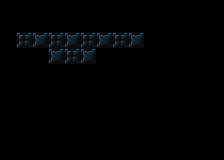

A 2D game scene composited from a Tiled map and its tileset images. What follows is a short description and the map's XML, with every tile layer's data as written:
An orthogonal 14x10 tile map with 16x16 px tiles, 1 tile layer (background) and 24 objects (19x tile, moveable_tile, bomb, destructible, finish_tile, ...).

<map version="1.4" tiledversion="1.4.3" orientation="orthogonal" renderorder="right-down" width="14" height="10" tilewidth="16" tileheight="16" infinite="0" nextlayerid="6" nextobjectid="108">
 <properties>
  <property name="display_name" value="bombs countdown y'know" />
  <property name="next_level" value="./data/levels/tmx/L18-BombBasic3.tmx" />
  <property name="player_bomb_count" value="0" />
 </properties>
 <tileset firstgid="1" name="newtiledsheet" tilewidth="16" tileheight="16" tilecount="180" columns="9">
  <image source="../../newtiledsheet.png" width="144" height="320" />
  <tile id="0">
   <properties>
    <property name="destructable" value="" />
    <property name="solid" value="1" />
   </properties>
  </tile>
  <tile id="1">
   <properties>
    <property name="destructable" value="" />
    <property name="solid" value="1" />
   </properties>
  </tile>
  <tile id="2">
   <properties>
    <property name="destructable" value="" />
    <property name="solid" value="1" />
   </properties>
  </tile>
  <tile id="3">
   <properties>
    <property name="destructable" value="" />
    <property name="solid" value="1" />
   </properties>
  </tile>
  <tile id="4">
   <properties>
    <property name="destructable" value="" />
    <property name="solid" value="" />
   </properties>
  </tile>
  <tile id="9">
   <properties>
    <property name="destructable" value="" />
    <property name="solid" value="1" />
   </properties>
  </tile>
  <tile id="10">
   <properties>
    <property name="destructable" value="" />
    <property name="solid" value="1" />
   </properties>
  </tile>
  <tile id="11">
   <properties>
    <property name="destructable" value="" />
    <property name="solid" value="1" />
   </properties>
  </tile>
  <tile id="12">
   <properties>
    <property name="destructable" value="" />
    <property name="solid" value="1" />
   </properties>
  </tile>
  <tile id="13">
   <properties>
    <property name="destructable" value="" />
    <property name="solid" value="" />
   </properties>
  </tile>
  <tile id="18">
   <properties>
    <property name="destructable" value="" />
    <property name="solid" value="" />
   </properties>
  </tile>
  <tile id="19">
   <properties>
    <property name="destructable" value="" />
    <property name="solid" value="" />
   </properties>
  </tile>
  <tile id="20">
   <properties>
    <property name="destructable" type="bool" value="true" />
    <property name="solid" value="1" />
   </properties>
  </tile>
  <tile id="27">
   <properties>
    <property name="destructable" value="" />
    <property name="solid" value="1" />
   </properties>
  </tile>
  <tile id="28">
   <properties>
    <property name="destructable" value="" />
    <property name="solid" value="1" />
   </properties>
  </tile>
  <tile id="29">
   <properties>
    <property name="destructable" value="1" />
    <property name="solid" value="1" />
   </properties>
  </tile>
  <tile id="30">
   <properties>
    <property name="destructable" value="" />
    <property name="solid" value="1" />
   </properties>
  </tile>
  <tile id="31">
   <properties>
    <property name="destructable" value="" />
    <property name="solid" value="" />
   </properties>
  </tile>
  <tile id="32">
   <properties>
    <property name="destructable" value="" />
    <property name="solid" value="" />
   </properties>
  </tile>
  <tile id="54">
   <properties>
    <property name="destructable" value="" />
    <property name="solid" value="True" />
   </properties>
  </tile>
  <tile id="58">
   <properties>
    <property name="destructable" value="" />
    <property name="solid" value="" />
   </properties>
  </tile>
 </tileset>
 <layer id="1" name="background" width="14" height="10">
  <data encoding="csv">
27,27,27,27,27,27,27,27,27,22,22,22,22,22,
27,27,27,27,27,27,27,27,27,22,22,22,22,22,
27,19,20,19,20,19,20,19,20,27,22,22,22,22,
27,27,27,20,19,20,27,27,27,22,22,22,22,22,
27,27,27,27,27,27,27,27,27,22,22,22,22,22,
27,27,27,27,27,27,27,27,27,22,22,22,22,22,
27,27,27,27,27,27,27,27,22,22,22,22,22,22,
22,22,22,22,22,22,27,27,27,22,22,22,22,22,
22,22,22,22,22,22,22,22,22,22,22,22,22,22,
22,22,22,22,22,22,22,22,22,22,22,22,22,22
</data>
 </layer>
 <objectgroup id="4" name="objects">
  <object id="83" type="moveable_tile" gid="45" x="32" y="48" width="16" height="16" />
  <object id="84" type="bomb" gid="39" x="48" y="64" width="16" height="16">
   <properties>
    <property name="lifespan" type="int" value="3" />
   </properties>
  </object>
  <object id="85" type="destructible" gid="21" x="128" y="48" width="16" height="16" />
  <object id="87" type="finish_tile" gid="32" x="144" y="48" width="16" height="16" />
  <object id="88" type="tile" gid="1" x="16" y="32" width="16" height="16" />
  <object id="89" type="tile" gid="1" x="32" y="32" width="16" height="16" />
  <object id="90" type="tile" gid="1" x="48" y="32" width="16" height="16" />
  <object id="91" type="tile" gid="1" x="64" y="32" width="16" height="16" />
  <object id="92" type="tile" gid="1" x="80" y="32" width="16" height="16" />
  <object id="93" type="tile" gid="1" x="96" y="32" width="16" height="16" />
  <object id="94" type="tile" gid="1" x="112" y="32" width="16" height="16" />
  <object id="95" type="tile" gid="1" x="128" y="32" width="16" height="16" />
  <object id="96" type="tile" gid="1" x="144" y="32" width="16" height="16" />
  <object id="97" type="tile" gid="10" x="16" y="64" width="16" height="16" />
  <object id="98" type="tile" gid="10" x="32" y="64" width="16" height="16" />
  <object id="99" type="tile" gid="10" x="48" y="80" width="16" height="16" />
  <object id="100" type="tile" gid="10" x="64" y="80" width="16" height="16" />
  <object id="101" type="tile" gid="10" x="80" y="80" width="16" height="16" />
  <object id="102" type="tile" gid="10" x="96" y="64" width="16" height="16" />
  <object id="103" type="tile" gid="10" x="112" y="64" width="16" height="16" />
  <object id="104" type="tile" gid="10" x="128" y="64" width="16" height="16" />
  <object id="105" type="tile" gid="10" x="144" y="64" width="16" height="16" />
  <object id="106" type="tile" gid="11" x="0" y="48" width="16" height="16" />
  <object id="107" type="actor" gid="46" x="16" y="48" width="16" height="16" />
 </objectgroup>
</map>
